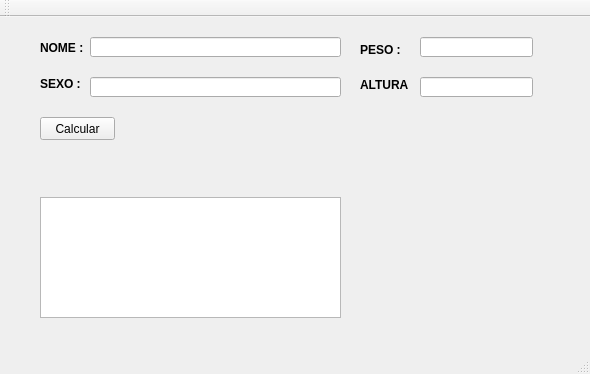
<?xml version="1.0" encoding="UTF-8"?>
<ui version="4.0">
 <class>MainWindow</class>
 <widget class="QMainWindow" name="MainWindow">
  <property name="geometry">
   <rect>
    <x>0</x>
    <y>0</y>
    <width>590</width>
    <height>374</height>
   </rect>
  </property>
  <property name="windowTitle">
   <string>PROJETO CLASSE PESSOA</string>
  </property>
  <widget class="QWidget" name="centralWidget">
   <widget class="QLabel" name="label">
    <property name="geometry">
     <rect>
      <x>40</x>
      <y>10</y>
      <width>51</width>
      <height>41</height>
     </rect>
    </property>
    <property name="font">
     <font>
      <weight>75</weight>
      <bold>true</bold>
     </font>
    </property>
    <property name="text">
     <string>NOME : </string>
    </property>
   </widget>
   <widget class="QLabel" name="label_2">
    <property name="geometry">
     <rect>
      <x>40</x>
      <y>60</y>
      <width>47</width>
      <height>13</height>
     </rect>
    </property>
    <property name="font">
     <font>
      <weight>75</weight>
      <bold>true</bold>
     </font>
    </property>
    <property name="text">
     <string>SEXO :</string>
    </property>
   </widget>
   <widget class="QLabel" name="label_3">
    <property name="geometry">
     <rect>
      <x>360</x>
      <y>22</y>
      <width>47</width>
      <height>21</height>
     </rect>
    </property>
    <property name="font">
     <font>
      <weight>75</weight>
      <bold>true</bold>
     </font>
    </property>
    <property name="text">
     <string>PESO :</string>
    </property>
   </widget>
   <widget class="QLabel" name="label_4">
    <property name="geometry">
     <rect>
      <x>360</x>
      <y>60</y>
      <width>51</width>
      <height>16</height>
     </rect>
    </property>
    <property name="font">
     <font>
      <weight>75</weight>
      <bold>true</bold>
     </font>
    </property>
    <property name="text">
     <string>ALTURA : </string>
    </property>
   </widget>
   <widget class="QLineEdit" name="lineEditNome">
    <property name="geometry">
     <rect>
      <x>90</x>
      <y>20</y>
      <width>251</width>
      <height>20</height>
     </rect>
    </property>
   </widget>
   <widget class="QLineEdit" name="lineEditSexo">
    <property name="geometry">
     <rect>
      <x>90</x>
      <y>60</y>
      <width>251</width>
      <height>20</height>
     </rect>
    </property>
   </widget>
   <widget class="QLineEdit" name="lineEditPeso">
    <property name="geometry">
     <rect>
      <x>420</x>
      <y>20</y>
      <width>113</width>
      <height>20</height>
     </rect>
    </property>
   </widget>
   <widget class="QLineEdit" name="lineEditAltura">
    <property name="geometry">
     <rect>
      <x>420</x>
      <y>60</y>
      <width>113</width>
      <height>20</height>
     </rect>
    </property>
   </widget>
   <widget class="QTextEdit" name="textEditSaida">
    <property name="geometry">
     <rect>
      <x>40</x>
      <y>180</y>
      <width>301</width>
      <height>121</height>
     </rect>
    </property>
   </widget>
   <widget class="QPushButton" name="pushButtonCalcular">
    <property name="geometry">
     <rect>
      <x>40</x>
      <y>100</y>
      <width>75</width>
      <height>23</height>
     </rect>
    </property>
    <property name="text">
     <string>Calcular</string>
    </property>
   </widget>
  </widget>
  <widget class="QMenuBar" name="menuBar">
   <property name="geometry">
    <rect>
     <x>0</x>
     <y>0</y>
     <width>590</width>
     <height>21</height>
    </rect>
   </property>
  </widget>
  <widget class="QToolBar" name="mainToolBar">
   <attribute name="toolBarArea">
    <enum>TopToolBarArea</enum>
   </attribute>
   <attribute name="toolBarBreak">
    <bool>false</bool>
   </attribute>
  </widget>
  <widget class="QStatusBar" name="statusBar"/>
 </widget>
 <layoutdefault spacing="6" margin="11"/>
 <resources/>
 <connections/>
</ui>
